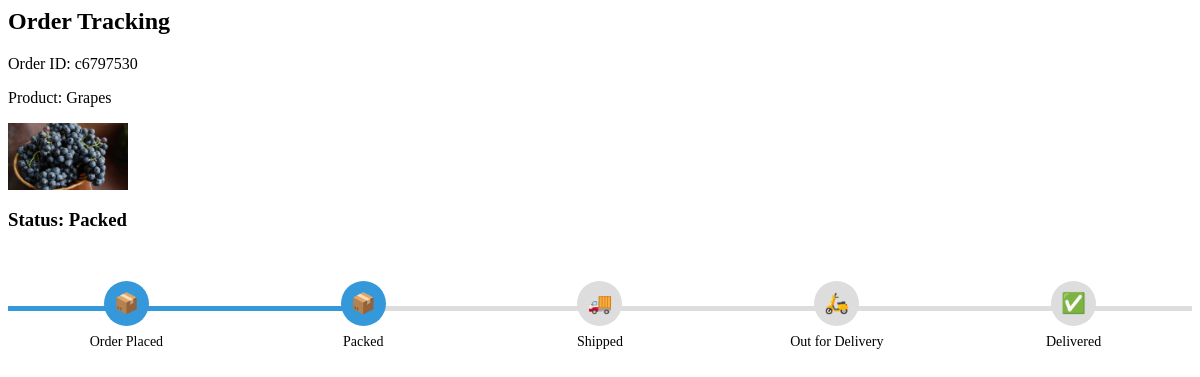
/track_order/6, run on an earlier commit of the app's database.
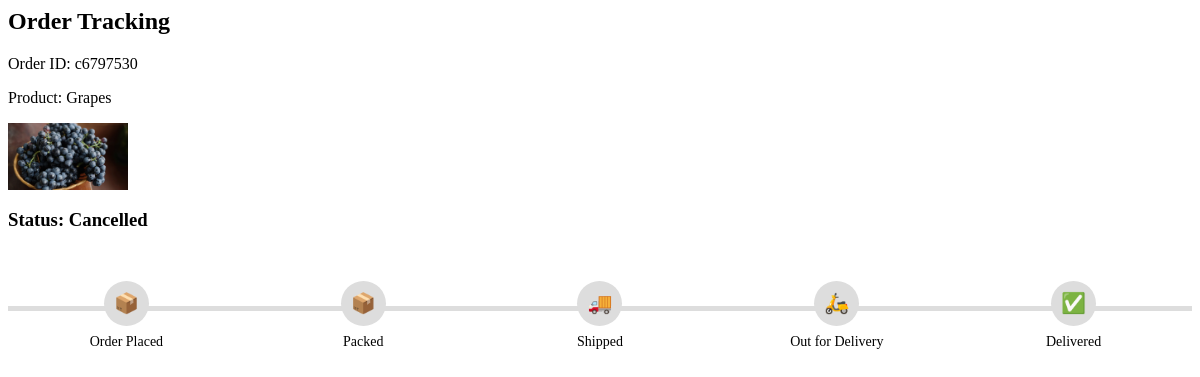
And on a later commit of the database.
### tables this page shows
CREATE TABLE order_history (
        id INTEGER PRIMARY KEY AUTOINCREMENT,
		order_number TEXT,
		user_id INTEGER,
		product_id INTEGER,
		quantity INTEGER,
		price REAL,
		status TEXT,
		payment_status TEXT,
		created_at TIMESTAMP DEFAULT CURRENT_TIMESTAMP
    );

CREATE TABLE products (
        id INTEGER PRIMARY KEY AUTOINCREMENT,
        name TEXT,
        price REAL,
        description TEXT,
        image TEXT,
        quantity INTEGER
    );

### app.py (the view)
@app.route("/track_order/<int:order_id>")
def track_order(order_id):
    db = get_db()
    cursor = db.cursor()
    cursor.execute("""
    SELECT oh.order_number, p.name, p.image, oh.quantity, oh.price, oh.status
    FROM order_history oh
    JOIN products p ON oh.product_id=p.id
    WHERE oh.id=?
    """, (order_id,))
    order = cursor.fetchone()
    db.close()
    return render_template("track_order.html", order=order)

### app.py (called while the page is built)
def get_db():
    conn = sqlite3.connect(DB_NAME)
    conn.row_factory = sqlite3.Row
    return conn

### templates/track_order.html (shortened to what this page needs)
<h2>Order Tracking</h2>
<p>Order ID: {{ order.order_number }}</p>
<p>Product: {{ order.name }}</p>
<img src="/static/{{ order.image }}" width="120">
<h3>Status: {{ order.status }}</h3>
{% set progress = 0 %}
{% if order.status|lower == 'pending' %}
{% set progress = 10 %}
{% elif order.status|lower == 'packed' %}
{% set progress = 30 %}
{% elif order.status|lower == 'shipped' %}
{% set progress = 55 %}
{% elif order.status|lower == 'out_for_delivery' %}
{% set progress = 80 %}
{% elif order.status|lower == 'delivered' %}
{% set progress = 100 %}
{% endif %}
<div class="timeline">
<div class="progress" style="width: {{ progress }}%;"></div>
<div class="step {% if progress >= 10 %}active{% endif %}">
<div class="circle">📦</div>
<div class="label">Order Placed</div>
</div>
<div class="step {% if progress >= 30 %}active{% endif %}">
<div class="circle">📦</div>
<div class="label">Packed</div>
</div>
<div class="step {% if progress >= 55 %}active{% endif %}">
<div class="circle">🚚</div>
<div class="label">Shipped</div>
</div>
<div class="step {% if progress >= 80 %}active{% endif %}">
<div class="circle">🛵</div>
<div class="label">Out for Delivery</div>
</div>
<div class="step {% if progress >= 100 %}active{% endif %}">
<div class="circle">✅</div>
<div class="label">Delivered</div>
</div>
</div>

### templates/track_order.html (style rules this page uses)
.timeline { display:flex; justify-content:space-between; position:relative; margin:50px 0; }
.timeline::before { content:""; position:absolute; top:25px; left:0; width:100%; height:5px; background:#ddd; z-index:0; }
.step { text-align:center; flex:1; position:relative; z-index:2; }
.circle { width:45px; height:45px; border-radius:50%; background:#ddd; margin:auto; display:flex; align-items:center; justify-content:center; font-size:20px; }
.label { margin-top:8px; font-size:14px; }

What changed in the data, as far as the page shows it:
changed order_history: status "Packed" → "Cancelled"
